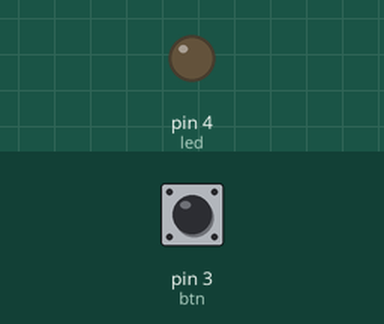
Recording of a sketch running on a simulated Arduino Uno, built with avr-gcc and run on an emulated ATmega328P. On the bench: output pins drawn as LEDs (lit = HIGH). The test bench sets the inputs (shaded band); at power-on: pin 3 (btn) LOW.

Above: at 1.2 s.
1.3 s: pin 3 (btn) pulled HIGH for 0.15 s
At 2.2 s:
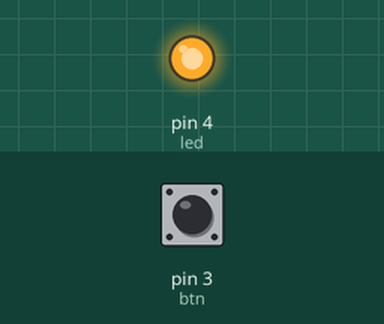
2.9 s: pin 3 (btn) pulled HIGH for 1 s
At 4.7 s:
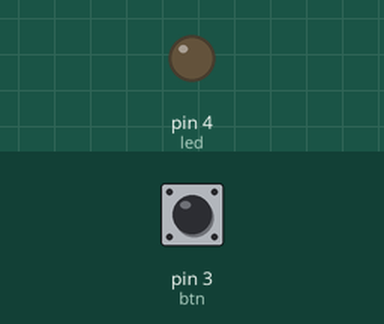
5.4 s: pin 3 (btn) pulled HIGH for 3.2 s
At 9.5 s:
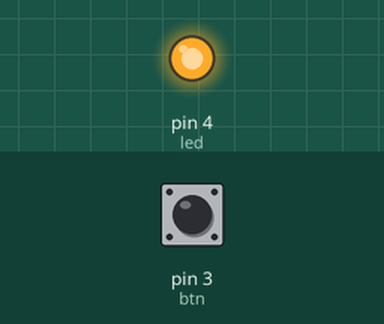
Timing chart, 0 to 11.0 s (numbered marks = the images above; inputs shaded):
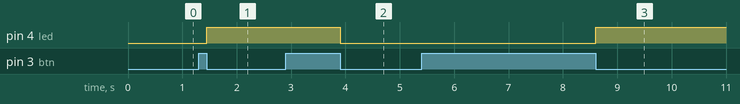

The sketch:

aula-6.ino
```cpp
#define led 4
#define btn 3
int btnC=0;
int btnL=0;

void trocaLed()
{
  if(digitalRead(led)==HIGH)
  {
    digitalWrite(led,LOW);
  }
  else
  {
    digitalWrite(led,HIGH);
  }
}

void key()
{
    if((btnC==1)and(btnL==1))
    {
      btnC=0;
      btnL=0;
      trocaLed();
    }
}
void setup()
{
 pinMode(led, OUTPUT);
 pinMode(btn,INPUT);
}
void loop()
{
  if(digitalRead(btn)==HIGH)
  {
    btnC=1;
    btnL=0;
  }
  else
  {
    btnL=1;
  }
  key();
}
```

Measured:
- after the input at 1.3 s, pin 4 (led): LOW → HIGH after 0.15 s
- after the input at 2.9 s, pin 4 (led): HIGH → LOW after 1.0 s
- after the input at 5.4 s, pin 4 (led): LOW → HIGH after 3.2 s
